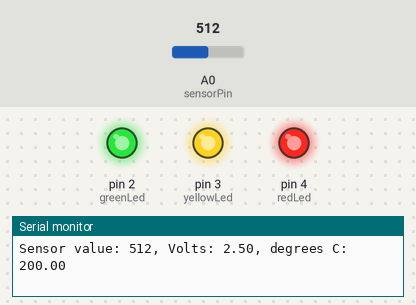
The sketch below on a simulated Arduino Uno, built with avr-gcc and run on an emulated ATmega328P. Shown: output pins drawn as LEDs (lit = HIGH), the last lines printed to the serial monitor. The test bench sets the inputs (shaded band); at power-on: A0 (sensorPin) = 512.

Above: at 1.2 s.
1.3 s: A0 (sensorPin) set to 169
4.3 s: A0 (sensorPin) set to 159
At 5.1 s:
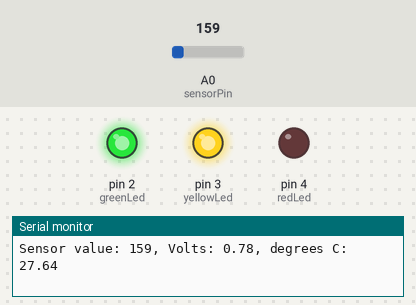
5.8 s: A0 (sensorPin) set to 122
At 6.5 s:
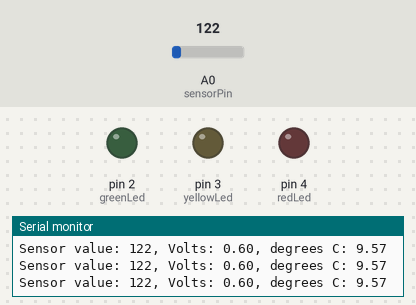
7.3 s: A0 (sensorPin) set to 1023
At 8.2 s:
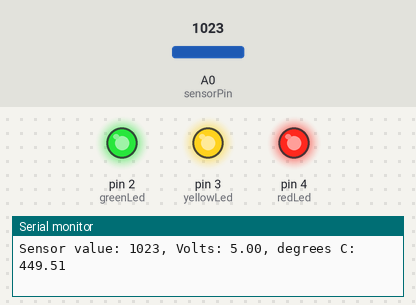
8.8 s: A0 (sensorPin) set to 0
At 9.7 s:
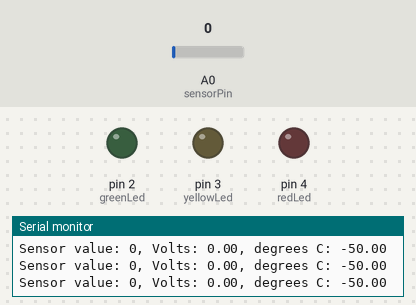
Timing chart, 0 to 11.3 s (numbered marks = the images above; inputs shaded):
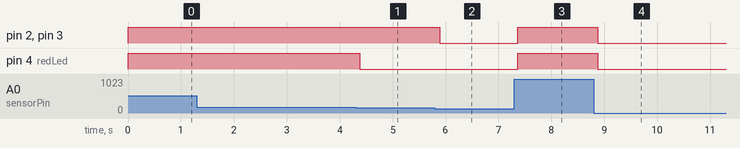

Measured:
- the behaviour switches between 160 and 159 on A0 (sensorPin) (found by bisection; images 0 and 1)
- after the input at 4.3 s, pin 4 (redLed): HIGH → LOW after 0.08 s
- after the input at 5.8 s, pin 2 (greenLed), pin 3 (yellowLed): HIGH → LOW after 0.09 s
- after the input at 7.3 s, pin 2 (greenLed), pin 3 (yellowLed), pin 4 (redLed): LOW → HIGH after 0.07 s
- after the input at 8.8 s, pin 2 (greenLed), pin 3 (yellowLed), pin 4 (redLed): HIGH → LOW after 0.08 s

The sketch:

temp-sensor.ino
```cpp
const int sensorPin = A0;
const float baselineTemp = 22.0;
const int greenLed = 2;
const int yellowLed = 3;
const int redLed = 4;

void setup() {
  // open serial port for monitoring:
  Serial.begin(9600);

  // init led pins
  pinMode(greenLed, OUTPUT);
  pinMode(yellowLed, OUTPUT);
  pinMode(redLed, OUTPUT);

  // all leds off
  digitalWrite(greenLed, LOW);
  digitalWrite(yellowLed, LOW);
  digitalWrite(redLed, LOW);
}

void loop() {
  int sensorVal = analogRead(sensorPin);
  Serial.print("Sensor value: ");
  Serial.print(sensorVal);

  // convert the ADC reading to voltage
  float voltage = (sensorVal / 1024.0) * 5.0;
  Serial.print(", Volts: ");
  Serial.print(voltage);

  // convert the voltage to temperature in degrees
  float temperature = (voltage - .5) * 100;
  Serial.print(", degrees C: ");
  Serial.println(temperature);

  // show temp range using leds:
  if (temperature < baselineTemp) {
    digitalWrite(greenLed, LOW);
    digitalWrite(yellowLed, LOW);
    digitalWrite(redLed, LOW);

  } else if (temperature >= baselineTemp+2 && temperature < baselineTemp+4) {
    digitalWrite(greenLed, HIGH);
    digitalWrite(yellowLed, LOW);
    digitalWrite(redLed, LOW);

  } else if (temperature >= baselineTemp+4 && temperature < baselineTemp+6) {
    digitalWrite(greenLed, HIGH);
    digitalWrite(yellowLed, HIGH);
    digitalWrite(redLed, LOW);

  } else if (temperature >= baselineTemp+6) {
    digitalWrite(greenLed, HIGH);
    digitalWrite(yellowLed, HIGH);
    digitalWrite(redLed, HIGH);

  }

  delay(1);

}
```
